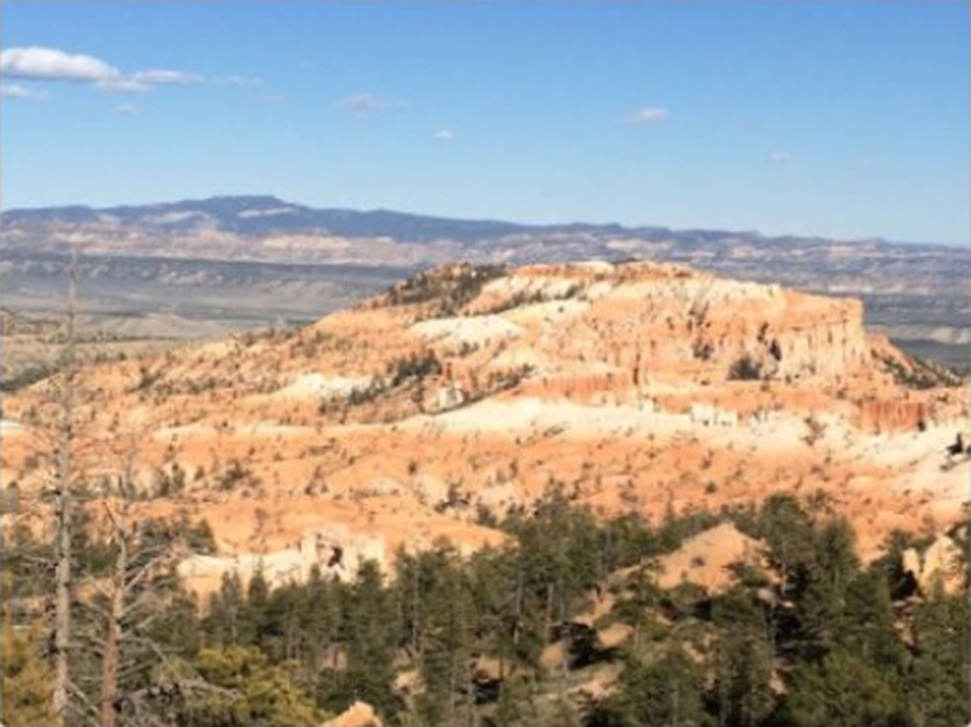
#> input picture Labs/Lab3/left.jpg, 971 x 727 px, shrunk from 1880 x 1408 before the run
$ python task9.py
#> lines starting #> are read from the running program, lines starting #| are printed output that depends on the picture; long printed decimals are rounded
import cv2
import numpy as np
import matplotlib.pyplot as plt

img1 = cv2.imread("left.jpg")
#> img1 is the input picture: shape (727, 971, 3); mean B, G, R 146.1, 154.8, 161
img2 = cv2.imread("right.jpg")
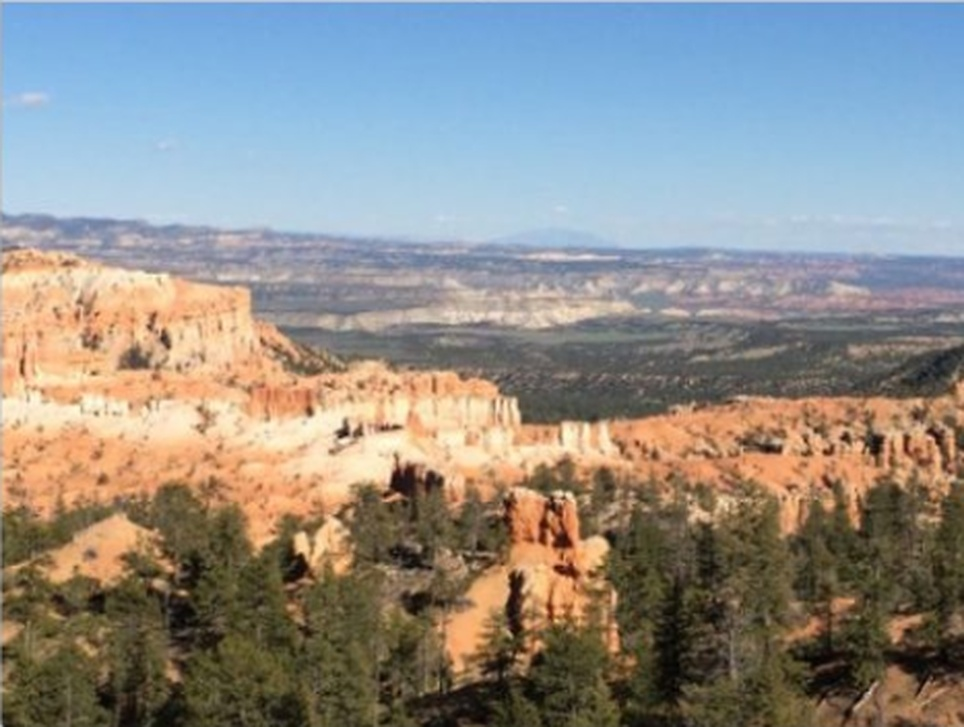
#> input picture Labs/Lab3/right.jpg, 964 x 727 px, shrunk from 1868 x 1408 before the run
#> img2 is the input picture: shape (727, 964, 3); mean B, G, R 137.8, 142, 143.6

if img1 is None or img2 is None:
    print("Error: left.jpg or right.jpg not found")
else:
    h1, w1 = img1.shape[:2]
#> h1 = 727; w1 = 971
    h2, w2 = img2.shape[:2]
#> h2 = 727; w2 = 964

    # 4 matching points in the RIGHT photo (the cliff area, left side)
    pts_right = np.float32([
        [w2 * 0.02, h2 * 0.35],
        [w2 * 0.30, h2 * 0.35],
        [w2 * 0.30, h2 * 0.65],
        [w2 * 0.02, h2 * 0.65]
    ])

    # The SAME cliff in the LEFT photo (right side)
    pts_left = np.float32([
        [w1 * 0.55, h1 * 0.35],
        [w1 * 0.90, h1 * 0.35],
        [w1 * 0.90, h1 * 0.65],
        [w1 * 0.55, h1 * 0.65]
    ])

    # Homography maps the right photo into the left photo's space
    H = cv2.getPerspectiveTransform(pts_right, pts_left)
#> H = [[1.26, 0, 509.8], [0, 1, 0], [0, 0, 1]]
    print("Homography matrix:\n", H)
#| Homography matrix:
#|  [[  1.259   0.         509.775]
#|  [  0.           1.          -0.        ]
#|  [ -0.          -0.           1.        ]]

    stitched = cv2.warpPerspective(img2, H, (w1 + w2, h1))
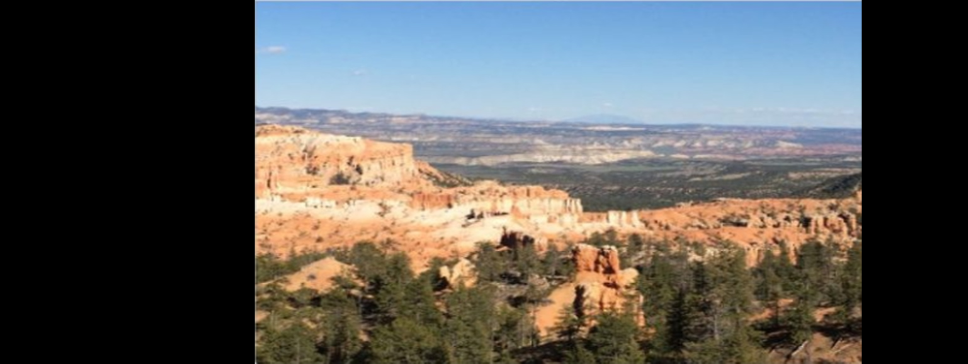
#> stitched: shape (727, 1935, 3) (shown at 1/2 size); mean B, G, R 86.5, 89.1, 90.1
    stitched[0:h1, 0:w1] = img1
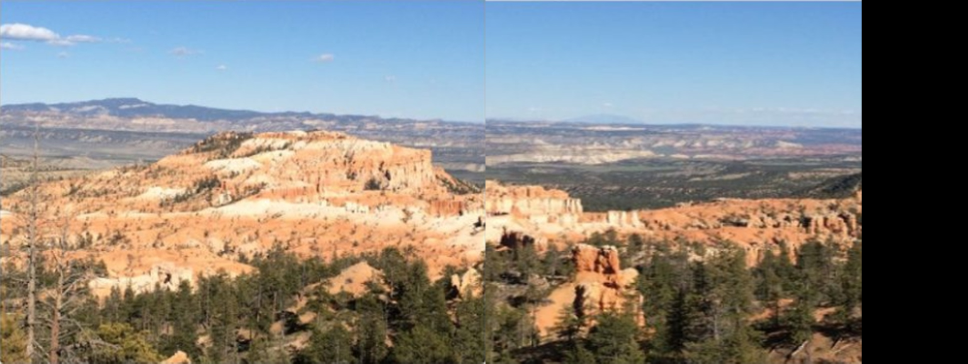
#> stitched: shape (727, 1935, 3) (shown at 1/2 size); mean B, G, R 125.8, 130.3, 133

    plt.figure(figsize=(15, 5))

    plt.subplot(1, 3, 1)
    plt.imshow(cv2.cvtColor(img1, cv2.COLOR_BGR2RGB))
    plt.title("Camera 1 (Left)")
    plt.axis("off")

    plt.subplot(1, 3, 2)
    plt.imshow(cv2.cvtColor(img2, cv2.COLOR_BGR2RGB))
    plt.title("Camera 2 (Right)")
    plt.axis("off")

    plt.subplot(1, 3, 3)
    plt.imshow(cv2.cvtColor(stitched, cv2.COLOR_BGR2RGB))
    plt.title("Stitched Panorama")
    plt.axis("off")

    plt.tight_layout()
    plt.show()
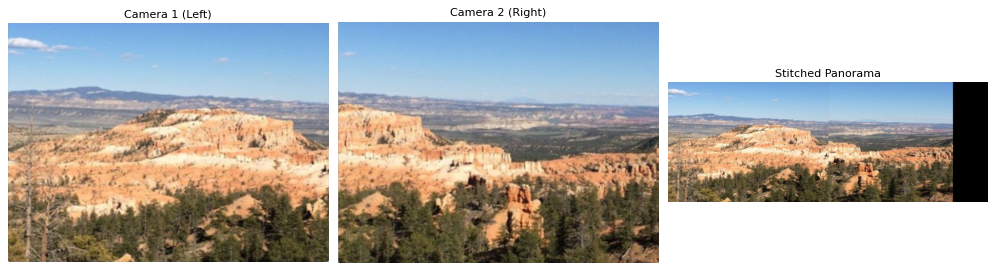
#> figure drawn by matplotlib, 3 panels
